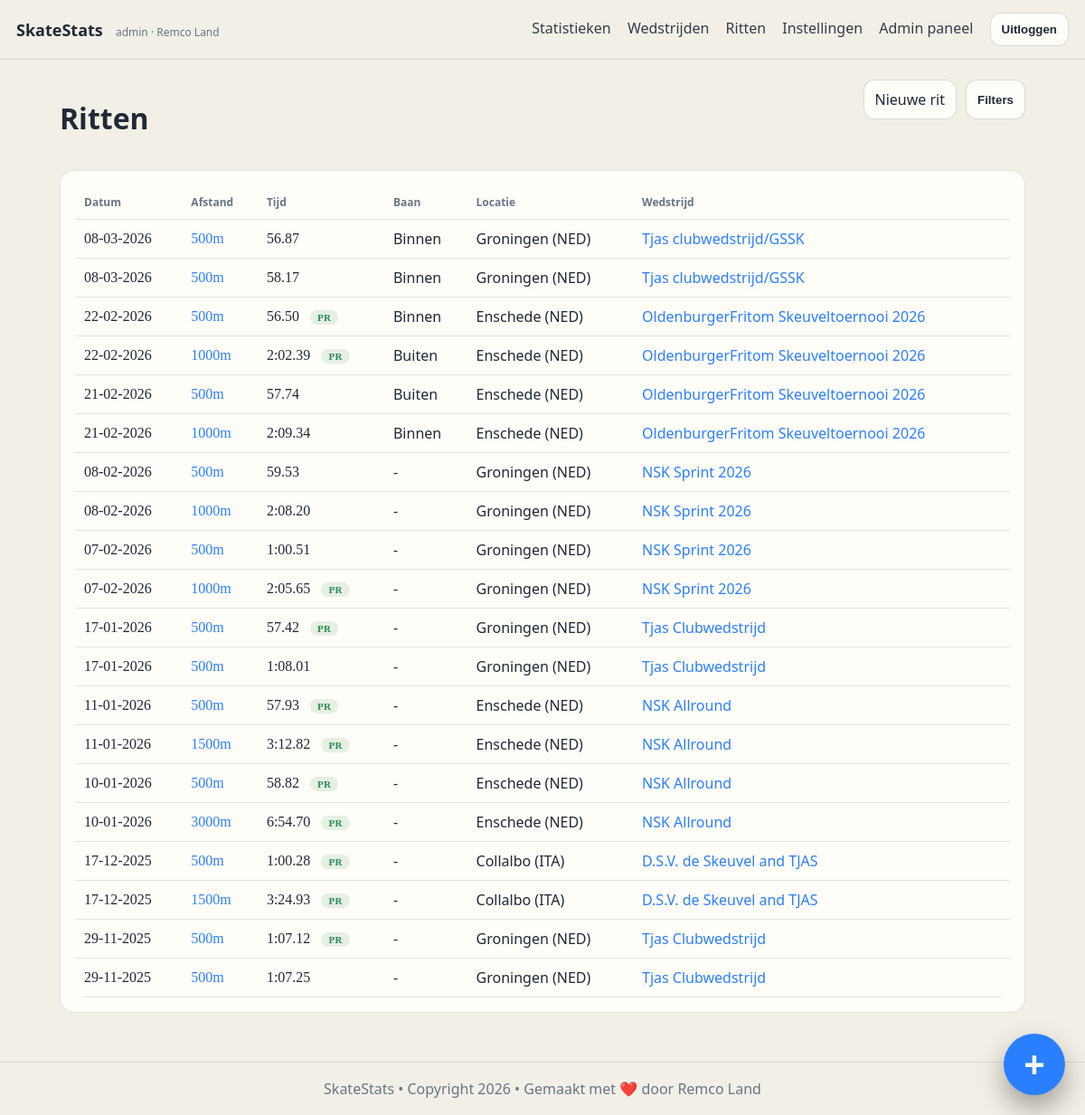
Screenshot of /races (signed in) with the database file from the repository.
### tables this page shows
CREATE TABLE user (
              id INTEGER PRIMARY KEY AUTOINCREMENT,
              username TEXT NOT NULL UNIQUE,
              password_hash TEXT NOT NULL,
              skater_id INTEGER NOT NULL UNIQUE,
              is_admin INTEGER NOT NULL DEFAULT 0,
              created_at TEXT NOT NULL,
              updated_at TEXT NOT NULL,
              last_login_at TEXT, theme_preference TEXT NOT NULL DEFAULT 'dark',
              FOREIGN KEY (skater_id) REFERENCES skater(id) ON DELETE RESTRICT
            );

CREATE TABLE skater (
              id INTEGER PRIMARY KEY AUTOINCREMENT,
              name TEXT NOT NULL UNIQUE
            );

CREATE TABLE competition (
              id INTEGER PRIMARY KEY AUTOINCREMENT,
              name TEXT NOT NULL,
              venue TEXT,
              competition_date TEXT NOT NULL, -- YYYY-MM-DD
              notes TEXT,
              created_at TEXT NOT NULL
            , owner_user_id INTEGER);

CREATE TABLE race (
              id INTEGER PRIMARY KEY AUTOINCREMENT,
              competition_id INTEGER NOT NULL,
              skater_id INTEGER NOT NULL,
              distance_m INTEGER NOT NULL,
              category TEXT,
              class_name TEXT,
              lane TEXT,
              opponent TEXT,
              total_time_ms INTEGER,
              laps_csv TEXT,   -- "30.12,31.00,31.50"
              dnf INTEGER NOT NULL DEFAULT 0,
              notes TEXT,
              created_at TEXT NOT NULL,
              FOREIGN KEY (competition_id) REFERENCES competition(id) ON DELETE CASCADE,
              FOREIGN KEY (skater_id) REFERENCES skater(id) ON DELETE RESTRICT
            );

### app/main.py (the view)
@app.get("/races", response_class=HTMLResponse)
def races(
    request: Request,
    distance_m: Optional[str] = None,
    lane: str = "",
    venue: str = "",
    date_from: str = "",
    date_to: str = "",
):
    current_user = require_user(request)
    filters = ["r.skater_id = ?", "c.owner_user_id = ?"]
    params: list[object] = [int(current_user["skater_id"]), int(current_user["id"])]
    selected_distance = distance_m.strip() if distance_m else ""
    selected_lane = lane.strip()
    selected_venue = venue.strip()
    selected_date_from = date_from.strip()
    selected_date_to = date_to.strip()
    if selected_distance:
        filters.append("r.distance_m = ?")
        params.append(int(selected_distance))
    if selected_lane:
        filters.append("LOWER(COALESCE(r.lane, '')) = ?")
        params.append(selected_lane.lower())
    if selected_venue:
        filters.append("LOWER(COALESCE(c.venue, '')) = ?")
        params.append(selected_venue.lower())
    error_message = ""
    try:
        if selected_date_from:
            filters.append("c.competition_date >= ?")
            params.append(parse_date_any(selected_date_from))
        if selected_date_to:
            filters.append("c.competition_date <= ?")
            params.append(parse_date_any(selected_date_to))
    except ValueError:
        error_message = "Ongeldige datumfilter."
        params = [int(current_user["skater_id"]), int(current_user["id"])]
        filters = ["r.skater_id = ?", "c.owner_user_id = ?"]
        if selected_distance:
            filters.append("r.distance_m = ?")
            params.append(int(selected_distance))
        if selected_lane:
            filters.append("LOWER(COALESCE(r.lane, '')) = ?")
            params.append(selected_lane.lower())
        if selected_venue:
            filters.append("LOWER(COALESCE(c.venue, '')) = ?")
            params.append(selected_venue.lower())
    where_sql = " AND ".join(filters)
    with db() as conn:
        race_rows = conn.execute(
            f"""
            SELECT r.*, c.name AS competition_name, c.venue, c.competition_date
            FROM race r
            JOIN competition c ON c.id = r.competition_id
            WHERE {where_sql}
            ORDER BY c.competition_date DESC, r.distance_m ASC, r.total_time_ms ASC, r.id DESC
            """,
            params,
        ).fetchall()
        lane_options = conn.execute(
            """
            SELECT DISTINCT lane
            FROM race r
            JOIN competition c ON c.id = r.competition_id
            WHERE r.skater_id = ? AND c.owner_user_id = ? AND lane IS NOT NULL AND TRIM(lane) != ''
            ORDER BY lane
            """,
            (int(current_user["skater_id"]), int(current_user["id"])),
        ).fetchall()
        venue_options = conn.execute(
            """
            SELECT DISTINCT c.venue AS venue
            FROM race r
            JOIN competition c ON c.id = r.competition_id
            WHERE r.skater_id = ? AND c.owner_user_id = ? AND c.venue IS NOT NULL AND TRIM(c.venue) != ''
            ORDER BY c.venue
            """,
            (int(current_user["skater_id"]), int(current_user["id"])),
        ).fetchall()
        all_owner_races = conn.execute(
            """
            SELECT r.id, r.distance_m, r.total_time_ms, r.dnf, c.competition_date
            FROM race r
            JOIN competition c ON c.id = r.competition_id
            WHERE r.skater_id = ? AND c.owner_user_id = ?
            ORDER BY c.competition_date ASC, r.id ASC
            """,
            (int(current_user["skater_id"]), int(current_user["id"])),
        ).fetchall()
    pr_progress = build_pr_progress(all_owner_races)
    return render(
        request,
        "races.html",
        races=[{**dict(row), **pr_progress.get(int(row["id"]), {})} for row in race_rows],
        lane_options=lane_options,
        venue_options=venue_options,
        selected_distance=selected_distance,
        selected_lane=selected_lane,
        selected_venue=selected_venue,
        selected_date_from=selected_date_from,
        selected_date_to=selected_date_to,
        error_message=error_message,
        filters_open=bool(
            error_message
            or selected_distance
            or selected_lane
            or selected_venue
            or selected_date_from
            or selected_date_to
        ),
        fmt_ms=fmt_ms,
        fmt_date=fmt_date_ymd_to_dmy,
    )

### app/main.py (called while the page is built)
def fmt_date_ymd_to_dmy(ymd: str | None) -> str:
    if not ymd:
        return "-"
    try:
        d = datetime.strptime(ymd, "%Y-%m-%d")
        return d.strftime("%d-%m-%Y")
    except ValueError:
        return ymd

def db() -> sqlite3.Connection:
    conn = sqlite3.connect(DB_PATH)
    conn.execute("PRAGMA foreign_keys = ON")
    conn.row_factory = sqlite3.Row
    return conn

def get_user_by_id(conn: sqlite3.Connection, user_id: int) -> Optional[sqlite3.Row]:
    return conn.execute(
        """
        SELECT u.*, s.name AS skater_name
        FROM user u
        JOIN skater s ON s.id = u.skater_id
        WHERE u.id = ?
        """,
        (user_id,),
    ).fetchone()

def normalize_theme_preference(raw_value: str) -> str:
    value = (raw_value or "").strip().lower()
    if value == "light":
        return "light"
    if value == "system":
        return "system"
    return "dark"

def resolved_theme(theme_preference: str) -> str:
    return "dark" if normalize_theme_preference(theme_preference) == "system" else normalize_theme_preference(theme_preference)

def render(request: Request, template_name: str, **ctx) -> HTMLResponse:
    tpl = templates_env.get_template(template_name)
    current_user = getattr(request.state, "user", None)
    html = tpl.render(
        app_title=APP_TITLE,
        request=request,
        current_user=current_user,
        owner_name=current_user["skater_name"] if current_user else OWNER_NAME,
        theme_preference=normalize_theme_preference(current_user["theme_preference"]) if current_user else "dark",
        active_theme=resolved_theme(current_user["theme_preference"]) if current_user else "dark",
        **ctx,
    )
    return HTMLResponse(html)

def require_user(request: Request) -> sqlite3.Row:
    current_user = getattr(request.state, "user", None)
    if current_user is None:
        raise RuntimeError("missing authenticated user")
    return current_user

def fmt_ms(ms: Optional[int]) -> str:
    if ms is None:
        return "-"
    sign = "-" if ms < 0 else ""
    total_seconds = abs(ms) / 1000.0
    minutes = int(total_seconds // 60)
    seconds = total_seconds - (minutes * 60)
    if minutes > 0:
        return f"{sign}{minutes}:{seconds:05.2f}"
    return f"{sign}{seconds:.2f}"

### app/templates/races.html (shortened to what this page needs)
{% extends "base.html" %}
{% block content %}
  <div class="row">
    <h1>Ritten</h1>
    <div class="page-actions">
      <a class="btn" href="/races/new">Nieuwe rit</a>
      <button
        type="button"
        class="btn btn-secondary"
        id="race-filters-toggle"
        aria-expanded="{% if filters_open %}true{% else %}false{% endif %}"
        aria-controls="race-filters-panel"
      >
        Filters
      </button>
    </div>
  </div>
  <section class="card">
    {% if races|length == 0 %}
      <p>Geen ritten gevonden voor deze filters.</p>
    {% else %}
      <table>
        <thead>
          <tr><th>Datum</th><th>Afstand</th><th>Tijd</th><th>Baan</th><th>Locatie</th><th>Wedstrijd</th></tr>
        </thead>
        <tbody>
          {% for r in races %}
            <tr>
              <td class="mono">{{ fmt_date(r.competition_date) }}</td>
              <td class="mono"><a href="/races/{{ r.id }}">{{ r.distance_m }}m</a></td>
              <td class="mono">
                {{ fmt_ms(r.total_time_ms) }}{% if r.dnf == 1 %} (DNF){% endif %}
                {% if r.is_pr %}
                  <span class="badge-pr">PR</span>
                {% endif %}
              </td>
              <td>{{ r.lane or "-" }}</td>
              <td>{{ r.venue or "-" }}</td>
              <td><a href="/competitions/{{ r.competition_id }}">{{ r.competition_name }}</a></td>
            </tr>
          {% endfor %}
        </tbody>
      </table>
    {% endif %}
  </section>
{% endblock %}

### app/templates/base.html (shortened to what this page needs)
<!doctype html>
<html lang="nl" data-theme="{{ active_theme }}" data-theme-preference="{{ theme_preference }}">
  <head>
    <link rel="stylesheet" href="/static/style.css" />
  </head>
  <body data-theme="{{ active_theme }}" data-theme-preference="{{ theme_preference }}">
    <header class="topbar">
      <div class="brand">
        <a href="/">{{ app_title }}</a>
        {% if current_user %}
          <span class="tag">{{ current_user.username }} · {{ owner_name }}</span>
        {% else %}
          <span class="tag">login required</span>
        {% endif %}
      </div>
      {% if current_user %}
        <nav class="nav-desktop">
          <a href="/stats">Statistieken</a>
          <a href="/competitions">Wedstrijden</a>
          <a href="/races">Ritten</a>
          <a href="/account/settings">Instellingen</a>
          {% if current_user.is_admin == 1 %}
            <a href="/admin/users">Admin paneel</a>
          {% endif %}
          <form method="post" action="/logout" class="inline-form">
            <button type="submit" class="btn-secondary">Uitloggen</button>
          </form>
        </nav>
      {% endif %}
    </header>
    <main class="container">
      {% block content %}{% endblock %}
    </main>
    {% if current_user %}
      <div class="fab-menu" data-open="false">
        <button type="button" class="fab-toggle" aria-label="Snelle acties" aria-expanded="false">+</button>
      </div>
    {% endif %}
    <footer class="footer">
      <span>SkateStats • Copyright 2026 • Gemaakt met ❤️ door Remco Land</span>
    </footer>
  </body>
</html>

### rows the page displays
user: username "admin"
skater: name "Remco Land"
competition: competition_date "08-03-2026" "08-03-2026", venue "Groningen (NED)" "Groningen (NED)", competition_name "Tjas clubwedstrijd/GSSK" "Tjas clubwedstrijd/GSSK"
race: distance_m "500", total_time_ms "56.87", lane "Binnen"
race: distance_m "500", total_time_ms "58.17", lane "Binnen"
competition: competition_date "22-02-2026" "22-02-2026", venue "Enschede (NED)" "Enschede (NED)", competition_name "OldenburgerFritom Skeuveltoernooi 2026" "OldenburgerFritom Skeuveltoernooi 2026"
race: distance_m "500", total_time_ms "56.50", lane "Binnen"
race: distance_m "1000", total_time_ms "2:02.39", lane "Buiten"
competition: competition_date "21-02-2026" "21-02-2026", venue "Enschede (NED)" "Enschede (NED)", competition_name "OldenburgerFritom Skeuveltoernooi 2026" "OldenburgerFritom Skeuveltoernooi 2026"
race: distance_m "500", total_time_ms "57.74", lane "Buiten"
race: distance_m "1000", total_time_ms "2:09.34", lane "Binnen"
competition: competition_date "08-02-2026" "08-02-2026", venue "Groningen (NED)" "Groningen (NED)", competition_name "NSK Sprint 2026" "NSK Sprint 2026"
race: distance_m "500", total_time_ms "59.53"
race: distance_m "1000", total_time_ms "2:08.20"
competition: competition_date "07-02-2026", venue "Groningen (NED)", competition_name "NSK Sprint 2026", competition_date "07-02-2026"
race: distance_m "500", total_time_ms "1:00.51"
race: distance_m "1000", total_time_ms "2:05.65", shows "PR", lane "-", venue "Groningen (NED)", competition_name "NSK Sprint 2026"
competition: competition_date "17-01-2026" "17-01-2026", venue "Groningen (NED)" "Groningen (NED)", competition_name "Tjas Clubwedstrijd" "Tjas Clubwedstrijd"
race: distance_m "500", total_time_ms "57.42"
race: distance_m "500", total_time_ms "1:08.01"
competition: competition_date "11-01-2026" "11-01-2026", venue "Enschede (NED)" "Enschede (NED)", competition_name "NSK Allround" "NSK Allround"
race: distance_m "500", total_time_ms "57.93"
race: distance_m "1500", total_time_ms "3:12.82"
competition: competition_date "10-01-2026", venue "Enschede (NED)", competition_name "NSK Allround", competition_date "10-01-2026"
race: distance_m "500", total_time_ms "58.82"
race: distance_m "3000", total_time_ms "6:54.70", shows "PR", lane "-", venue "Enschede (NED)", competition_name "NSK Allround"
competition: competition_date "17-12-2025", venue "Collalbo (ITA)", competition_name "D.S.V. de Skeuvel and TJAS", competition_date "17-12-2025"
race: distance_m "500", total_time_ms "1:00.28"
race: distance_m "1500", total_time_ms "3:24.93", shows "PR", lane "-", venue "Collalbo (ITA)", competition_name "D.S.V. de Skeuvel and TJAS"
race: distance_m "500", total_time_ms "1:07.12", shows "PR", lane "-", venue "Groningen (NED)", competition_name "Tjas Clubwedstrijd"
competition: competition_date "29-11-2025", competition_date "29-11-2025", venue "Groningen (NED)", competition_name "Tjas Clubwedstrijd"
race: distance_m "500", total_time_ms "1:07.25"

### other values shown
{{ app_title }} "SkateStats"
{{ r.lane or "-" }} "-" "-" "-" "-" "-" "-" "-" "-" "-" "-"
